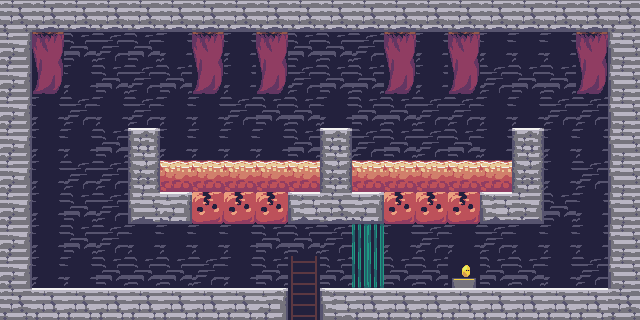

Tiled map render using the project's own tile images. Description and the whole map definition, tile-layer contents included, below:
An orthogonal 20x10 tile map with 32x32 px tiles, 1 tile layer (Tile Layer 1).

<map version="1.0" tiledversion="2017.11.22" orientation="orthogonal" renderorder="right-down" width="20" height="10" tilewidth="32" tileheight="32" infinite="0" nextobjectid="1">
 <tileset firstgid="1" source="tiletest.tsx" />
 <layer name="Tile Layer 1" width="20" height="10">
  <data encoding="csv">
13,96,96,96,96,96,96,96,96,96,96,96,96,96,96,96,96,96,96,13,
14,53,173,133,173,134,53,134,53,173,173,133,53,134,53,134,134,134,53,12,
14,93,134,173,133,173,93,134,93,133,173,173,93,134,93,133,173,173,93,12,
14,134,133,134,133,134,134,133,173,173,134,173,173,133,133,134,134,133,133,12,
14,134,134,173,94,134,134,134,134,173,94,133,173,133,173,134,94,134,134,12,
14,134,133,133,52,122,122,122,122,122,52,122,122,122,122,122,52,134,133,12,
14,134,173,133,95,139,59,59,59,137,96,139,59,59,59,137,97,173,134,12,
14,134,173,133,134,134,134,134,173,173,133,300,134,133,134,133,134,134,134,12,
14,134,134,173,173,173,133,134,173,242,173,340,173,173,380,173,173,134,133,12,
13,55,55,55,55,55,55,55,56,242,54,55,55,55,55,55,55,55,55,13
</data>
 </layer>
</map>
